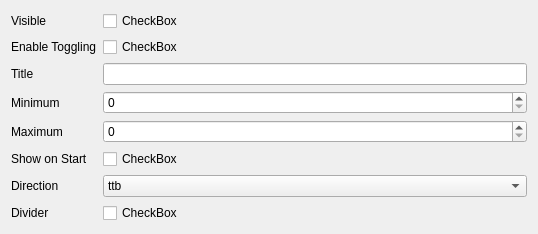
            <widget class="QWidget" name="page_4">
             <property name="geometry">
              <rect>
               <x>0</x>
               <y>0</y>
               <width>538</width>
               <height>208</height>
              </rect>
             </property>
             <attribute name="label">
              <string>Panel5</string>
             </attribute>
             <layout class="QFormLayout" name="formLayout_4">
              <item row="0" column="0">
               <widget class="QLabel" name="label_20">
                <property name="text">
                 <string>Visible</string>
                </property>
               </widget>
              </item>
              <item row="0" column="1">
               <widget class="AnimatedCheck" name="builder__panel5__visible">
                <property name="text">
                 <string>CheckBox</string>
                </property>
               </widget>
              </item>
              <item row="1" column="0">
               <widget class="QLabel" name="label_25">
                <property name="text">
                 <string>Enable Toggling</string>
                </property>
               </widget>
              </item>
              <item row="1" column="1">
               <widget class="AnimatedCheck" name="builder__panel5__toggle">
                <property name="text">
                 <string>CheckBox</string>
                </property>
               </widget>
              </item>
              <item row="2" column="0">
               <widget class="QLabel" name="label_24">
                <property name="text">
                 <string>Title</string>
                </property>
               </widget>
              </item>
              <item row="2" column="1">
               <widget class="QLineEdit" name="builder__panel5__title"/>
              </item>
              <item row="3" column="0">
               <widget class="QLabel" name="label_23">
                <property name="text">
                 <string>Minimum</string>
                </property>
               </widget>
              </item>
              <item row="3" column="1">
               <widget class="QSpinBox" name="builder__panel5__minimum"/>
              </item>
              <item row="4" column="0">
               <widget class="QLabel" name="label_22">
                <property name="text">
                 <string>Maximum</string>
                </property>
               </widget>
              </item>
              <item row="4" column="1">
               <widget class="QSpinBox" name="builder__panel5__maximum"/>
              </item>
              <item row="5" column="0">
               <widget class="QLabel" name="label_21">
                <property name="text">
                 <string>Show on Start</string>
                </property>
               </widget>
              </item>
              <item row="5" column="1">
               <widget class="AnimatedCheck" name="builder__panel5__show_onstart">
                <property name="text">
                 <string>CheckBox</string>
                </property>
               </widget>
              </item>
              <item row="6" column="0">
               <widget class="QLabel" name="label_19">
                <property name="text">
                 <string>Direction</string>
                </property>
               </widget>
              </item>
              <item row="6" column="1">
               <widget class="QComboBox" name="builder__panel5__direction">
                <item>
                 <property name="text">
                  <string>ttb</string>
                 </property>
                </item>
                <item>
                 <property name="text">
                  <string>btt</string>
                 </property>
                </item>
               </widget>
              </item>
              <item row="7" column="0">
               <widget class="QLabel" name="label_52">
                <property name="text">
                 <string>Divider</string>
                </property>
               </widget>
              </item>
              <item row="7" column="1">
               <widget class="AnimatedCheck" name="builder__panel5__divider">
                <property name="text">
                 <string>CheckBox</string>
                </property>
               </widget>
              </item>
             </layout>
            </widget>
